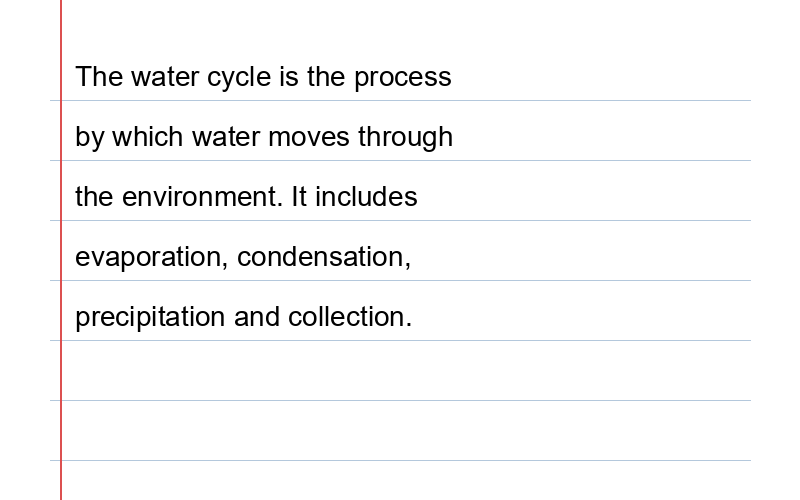
#> input picture test_synthetic.png, 800 x 500 px
$ python -i segmenter.py   (imports and definitions only)
#> lines starting #> are read from the running program, lines starting #| are printed output that depends on the picture; after the words box and inside, x2 and y2 are one past the last pixel; in counts of white or black regions, pixels touching at a corner belong together
#> further down, picture is the input picture: PIL image 800x500 RGB; mean R, G, B 247.6, 247.5, 247.7
"""
segmenter.py
------------
Line segmentation for handwritten text pages.

Splits a page image into individual line images so TrOCR (and EasyOCR)
can process them line by line — which is dramatically more accurate than
passing a full page.

Strategy:
  1. Binarize (inverse — text is white on black)
  2. Project horizontal histogram — count white pixels per row
  3. Find gaps (rows with few white pixels) = line boundaries
  4. Crop + return each line as a PIL Image with padding

Usage:
  from segmenter import segment_lines
  lines = segment_lines(pil_image)  # list of PIL Images
"""

import numpy as np
from PIL import Image
import cv2
import logging


def segment_lines(img: Image.Image,
                  min_line_height: int = 15,
                  gap_threshold: float = 0.02,
                  padding: int = 4) -> list:
    """
    Segment a page image into line images.

    Args:
        img: PIL Image of the page (preprocessed or raw)
        min_line_height: ignore segments shorter than this (px) — filters noise
        gap_threshold: fraction of max row density below which a row is a gap
        padding: pixels to add above/below each line crop

    Returns:
        List of PIL Images, one per text line (top to bottom)
    """
#> called with min_line_height = 15, gap_threshold = 0.02, padding = 4
    gray = np.array(img.convert("L"))

    # Binarize — invert so text = white (255), background = black (0)
    _, binary = cv2.threshold(gray, 0, 255, cv2.THRESH_BINARY_INV + cv2.THRESH_OTSU)
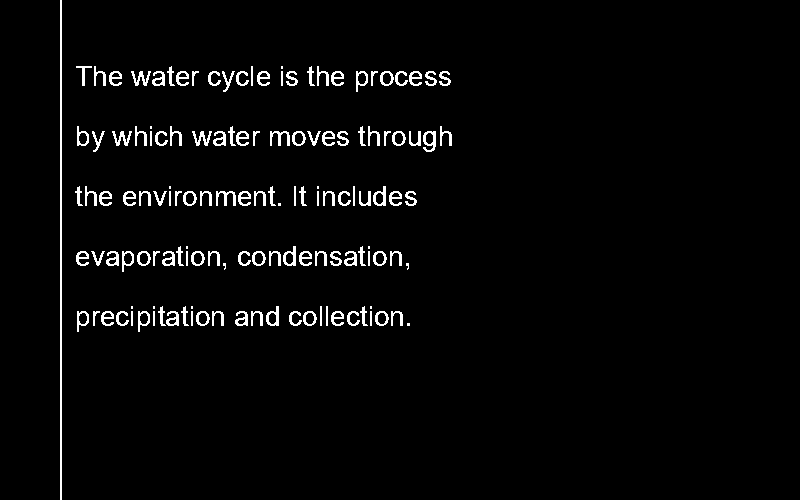
#> binary: shape (500, 800); 2.9% white in thin lines or dots, all inside (x1, y1, x2, y2) = (60, 0, 452, 500)

    # Horizontal projection: sum white pixels per row
    projection = np.sum(binary, axis=1) / 255  # number of white pixels per row
#> projection = 500 values, max 213 at index 132, min 2 at index 0, mean 22.9

    if projection.max() == 0:
        logging.warning("[Segmenter] blank page — no lines detected")
        return [img]

    threshold = projection.max() * gap_threshold
#> threshold = 4.26

    # Find line regions: rows above threshold
    in_line = projection > threshold
    lines = []
    start = None

    for i, active in enumerate(in_line):
        if active and start is None:
            start = i
        elif not active and start is not None:
            end = i
            if (end - start) >= min_line_height:
                lines.append((start, end))
            start = None
#> after the loop, end = 332; lines = [(66, 92), (126, 152), (186, 206), (246, 270), (306, 332)]
    if start is not None:
        lines.append((start, len(in_line)))

    if not lines:
        logging.warning("[Segmenter] no lines found — returning full image")
        return [img]

    logging.debug(f"[Segmenter] found {len(lines)} lines")

    # Crop with padding
    h, w = gray.shape
#> h = 500; w = 800
    crops = []
    for y1, y2 in lines:
        top    = max(0, y1 - padding)
        bottom = min(h, y2 + padding)
        crop = img.crop((0, top, w, bottom))
        crops.append(crop)
#> this loop made 5 passes
#> (y1, y2, top, bottom) on passes 1 to 5: (66, 92, 62, 96), (126, 152, 122, 156), (186, 206, 182, 210), (246, 270, 242, 274), (306, 332, 302, 336)
#> pass 1, in segment_lines, `crop = img.crop((0, top, w, bottom))`:
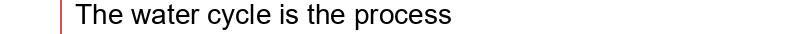
#> crop: PIL image 800x34 RGB; mean R, G, B 235.5, 235.1, 235.1
#> pass 2, in segment_lines, `crop = img.crop((0, top, w, bottom))`:
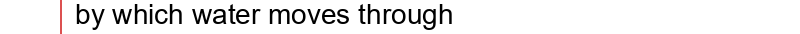
#> crop: PIL image 800x34 RGB; mean R, G, B 234.8, 234.4, 234.4
#> pass 3, in segment_lines, `crop = img.crop((0, top, w, bottom))`:
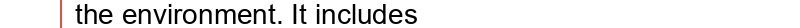
#> crop: PIL image 800x28 RGB; mean R, G, B 233.3, 233, 233
#> after the loop, crops = 5 items

    return crops

>>> from PIL import Image
>>> picture = Image.open('test_synthetic.png')
>>> result = segment_lines(picture)
#> result = 5 items
